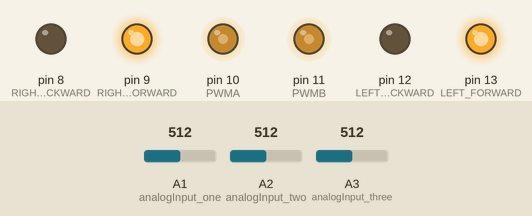
This sketch was run on a simulated Arduino Uno, built with avr-gcc and run on an emulated ATmega328P. On the bench: output pins drawn as LEDs (lit = HIGH). Dashed ring = blinking. The test bench sets the inputs (shaded band); at power-on: A3 (analogInput_three) = 512, A1 (analogInput_one) = 512, A2 (analogInput_two) = 512.

Above: at 1.2 s.
1.3 s: A3 (analogInput_three) set to 782
2.8 s: A3 (analogInput_three) set to 814
At 3.05 s:
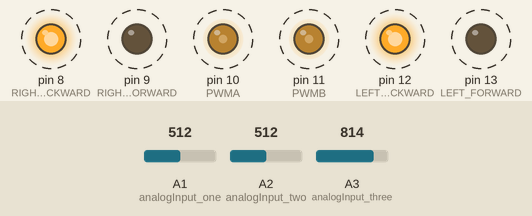
5.8 s: A1 (analogInput_one) set to 716
At 6.1 s:
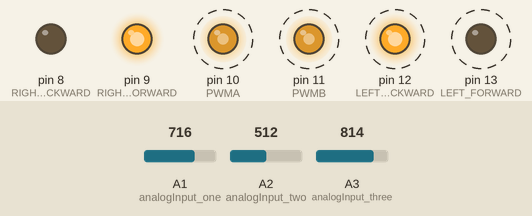
8.8 s: A2 (analogInput_two) set to 810
At 9.3 s:
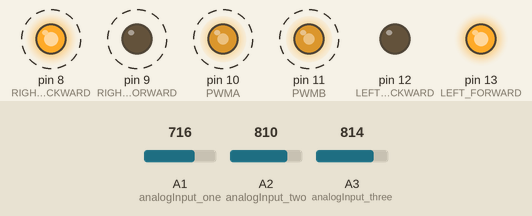
11.8 s: A2 (analogInput_two) set to 716
At 12.21 s:
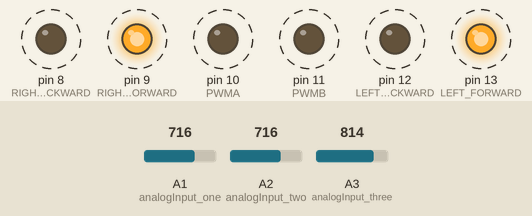
14.8 s: A2 (analogInput_two) set to 900
At 15.11 s:
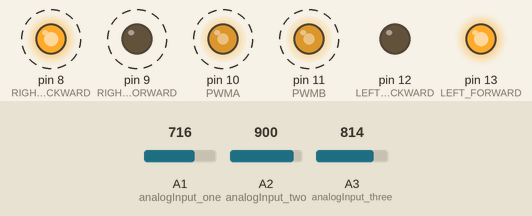
Timing chart, 0 to 18.8 s (numbered marks = the images above; inputs shaded):
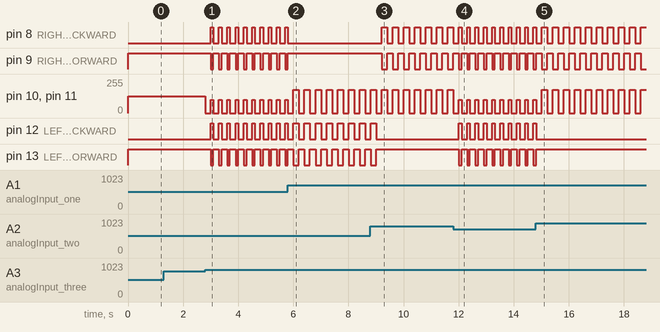

The sketch:

sketch_dec10a.ino
```cpp
const int LEFT_FORWARD = 13;
const int LEFT_BACKWARD = 12;
const int PWMB = 11;
const int RIGHT_FORWARD = 9;
const int RIGHT_BACKWARD = 8;
const int PWMA = 10;

int analogInput_zero = 0;
int analogInput_one = 1;
int analogInput_two = 2;
int analogInput_three = 3;
int analogInput_four = 4;
int analogInput_five = 5;


int value_ProxM = 0;
int value_ProxR = 0;
int value_ProxL = 0;

int value_four = 0;
int value_five = 0;

int tempsum;


void setup() {
  Serial.begin(9600);
  pinMode(analogInput_zero, INPUT);
  pinMode(analogInput_one, INPUT);
  pinMode(analogInput_two, INPUT);
  pinMode(analogInput_three, INPUT);
  pinMode(analogInput_four, INPUT);
  pinMode(analogInput_five, INPUT);

  pinMode(RIGHT_FORWARD, OUTPUT);
  pinMode(RIGHT_BACKWARD, OUTPUT);
  pinMode(PWMA, OUTPUT);
  pinMode(LEFT_FORWARD, OUTPUT);
  pinMode(LEFT_BACKWARD, OUTPUT);
  pinMode(PWMB, OUTPUT);


}

void loop() {
  value_ProxM = analogRead(analogInput_three);
  value_ProxR = analogRead(analogInput_one);
  value_ProxL = analogRead(analogInput_two); //Reads all analog values

  if(value_ProxM < 800 && value_ProxR < 950 && value_ProxL < 950){
    digitalWrite(RIGHT_FORWARD, HIGH);
    digitalWrite(RIGHT_BACKWARD, LOW);
    digitalWrite(LEFT_FORWARD, HIGH);
    digitalWrite(LEFT_BACKWARD, LOW);
    analogWrite(PWMA, 125);
    analogWrite(PWMB, 125);
  }
  if(value_ProxM > 800){
    //tempsum = value_ProxR - valueProxL;
    digitalWrite(RIGHT_FORWARD, HIGH);
    digitalWrite(RIGHT_BACKWARD, LOW);
    digitalWrite(LEFT_FORWARD, HIGH);
    digitalWrite(LEFT_BACKWARD, LOW);
    analogWrite(PWMA, 0);
    analogWrite(PWMB, 0);
    delay(200);
    if(value_ProxR < value_ProxL){
    digitalWrite(RIGHT_FORWARD, LOW);
    digitalWrite(RIGHT_BACKWARD, HIGH);
    digitalWrite(LEFT_FORWARD, HIGH);
    digitalWrite(LEFT_BACKWARD, LOW);
    analogWrite(PWMA, 175);
    analogWrite(PWMB, 175);
    delay(200);
    }
    else if (value_ProxR > value_ProxL){
      digitalWrite(RIGHT_FORWARD, HIGH);
    digitalWrite(RIGHT_BACKWARD, LOW);
    digitalWrite(LEFT_FORWARD, LOW);
    digitalWrite(LEFT_BACKWARD, HIGH);
    analogWrite(PWMA, 175);
    analogWrite(PWMB, 175);
    delay(200);
    }
    else{
      digitalWrite(RIGHT_FORWARD, LOW);
    digitalWrite(RIGHT_BACKWARD, HIGH);
    digitalWrite(LEFT_FORWARD, LOW);
    digitalWrite(LEFT_BACKWARD, HIGH);
    analogWrite(PWMA, 100);
    analogWrite(PWMB, 100);
    delay(100);
    }
    if(value_ProxR > 950 || value_ProxL > 950){
    /*digitalWrite(RIGHT_FORWARD, LOW);
    digitalWrite(RIGHT_BACKWARD, HIGH);
    digitalWrite(LEFT_FORWARD, LOW);
    digitalWrite(LEFT_BACKWARD, HIGH);
    analogWrite(PWMA, 150);
    analogWrite(PWMB, 150);
    delay(100);*/
    digitalWrite(RIGHT_FORWARD, HIGH);
    digitalWrite(RIGHT_BACKWARD, LOW);
    digitalWrite(LEFT_FORWARD, HIGH);
    digitalWrite(LEFT_BACKWARD, LOW);
    analogWrite(PWMA, 0);
    analogWrite(PWMB, 0);
    delay(200);
    if(value_ProxR < value_ProxL){
    digitalWrite(RIGHT_FORWARD, LOW);
    digitalWrite(RIGHT_BACKWARD, HIGH);
    digitalWrite(LEFT_FORWARD, HIGH);
    digitalWrite(LEFT_BACKWARD, LOW);
    analogWrite(PWMA, 175);
    analogWrite(PWMB, 175);
    delay(200);
    }
    else if (value_ProxR > value_ProxL){
      digitalWrite(RIGHT_FORWARD, HIGH);
    digitalWrite(RIGHT_BACKWARD, LOW);
    digitalWrite(LEFT_FORWARD, LOW);
    digitalWrite(LEFT_BACKWARD, HIGH);
    analogWrite(PWMA, 175);
    analogWrite(PWMB, 175);
    delay(200);
    }
    else{
      digitalWrite(RIGHT_FORWARD, LOW);
    digitalWrite(RIGHT_BACKWARD, HIGH);
    digitalWrite(LEFT_FORWARD, LOW);
    digitalWrite(LEFT_BACKWARD, HIGH);
    analogWrite(PWMA, 100);
    analogWrite(PWMB, 100);
    delay(100);
    }
    }

  }


}
```

Measured:
- the behaviour switches between 800 and 801 on A3 (analogInput_three) (found by bisection; images 0 and 1)
- after the input at 1.3 s, every drawn part: stays the same
- after the input at 2.8 s, pin 8 (RIGHT_BACKWARD): alternates HIGH for 0.10 s and LOW for 0.20 s, starting after 0.20 s; pin 9 (RIGHT_FORWARD): alternates HIGH for 0.20 s and LOW for 0.10 s, starting after 0.20 s
- after the input at 5.8 s, pin 8 (RIGHT_BACKWARD): goes on until 5.8 s, then stays LOW; pin 9 (RIGHT_FORWARD): goes on until 5.8 s, then stays HIGH
- after the input at 8.8 s, pin 8 (RIGHT_BACKWARD), pin 9 (RIGHT_FORWARD): alternates HIGH for 0.20 s and LOW for 0.20 s, starting after 0.41 s; pin 12 (LEFT_BACKWARD): goes on until 9.0 s, then stays LOW; pin 13 (LEFT_FORWARD): goes on until 9.0 s, then stays HIGH
- after the input at 11.8 s, pin 12 (LEFT_BACKWARD): alternates HIGH for 0.10 s and LOW for 0.20 s, starting after 0.21 s; pin 13 (LEFT_FORWARD): alternates HIGH for 0.20 s and LOW for 0.10 s, starting after 0.21 s
- after the input at 14.8 s, pin 8 (RIGHT_BACKWARD), pin 9 (RIGHT_FORWARD): alternates HIGH for 0.20 s and LOW for 0.20 s, starting after 0.41 s
